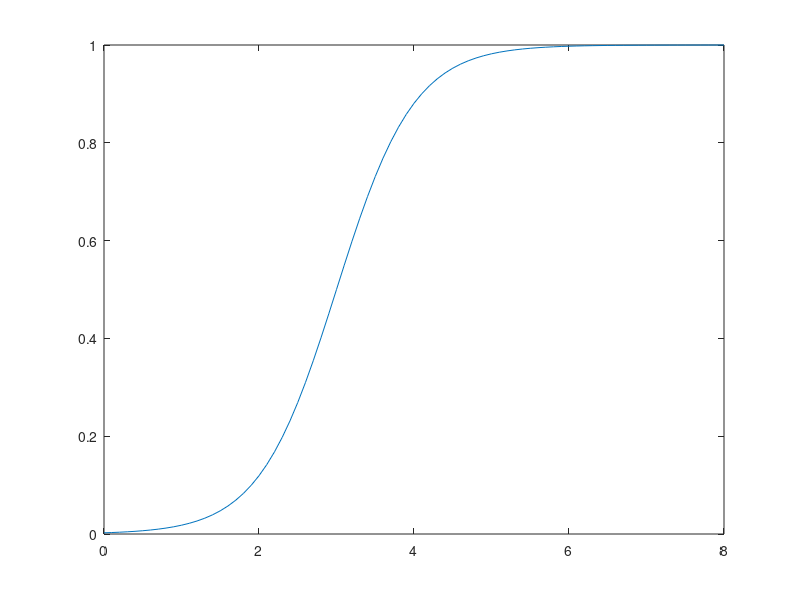
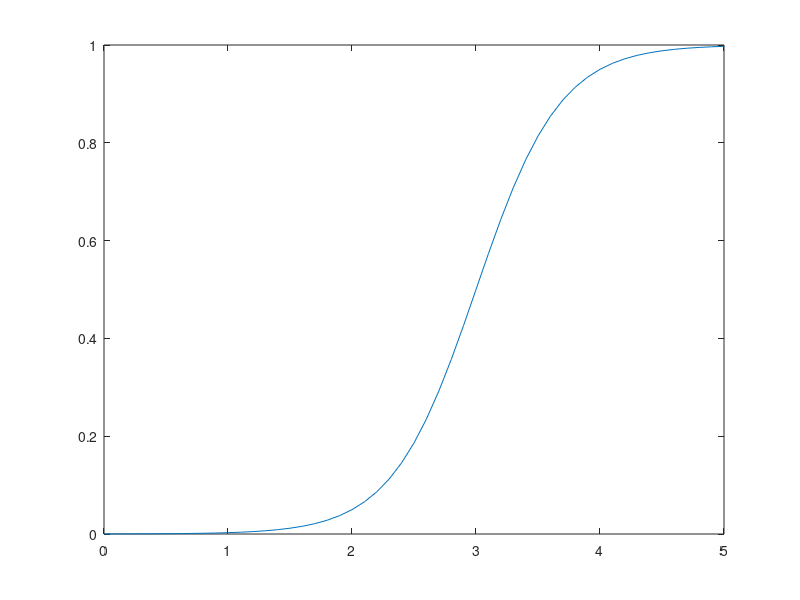
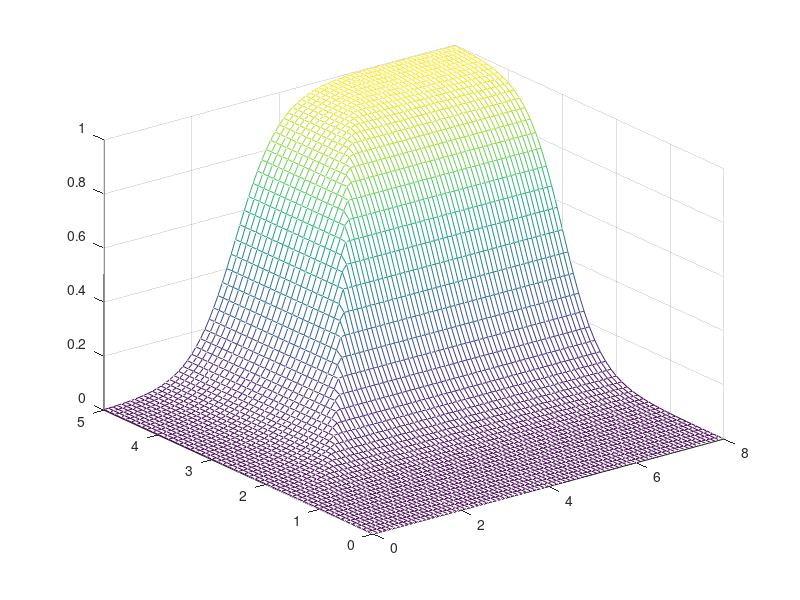
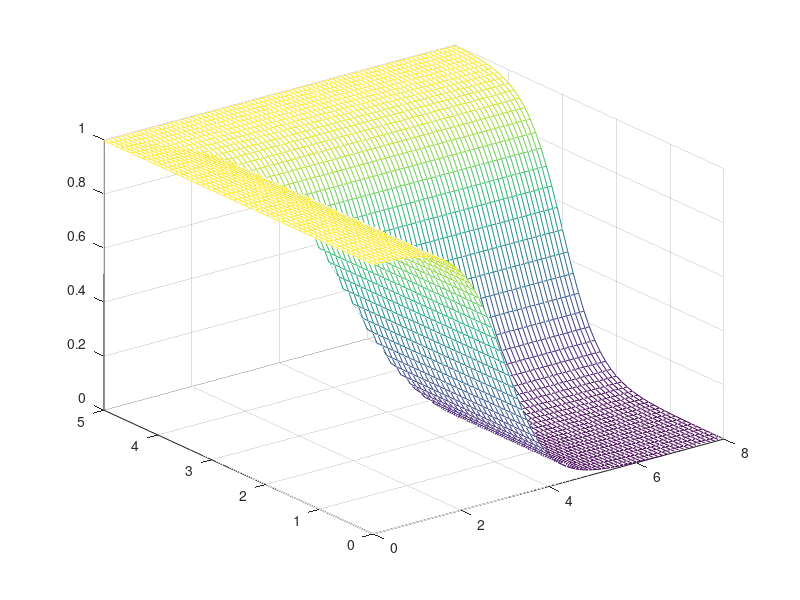

Write MATLAB code to recreate these figures, in order.
clc,clear all, close all
%Si practico mucho entonces paso control
%Horas de practica
x=0:0.1:8;
%Notas
y=0:0.1:5;
%Practicar Mucho
A=sigmf(x,[2,3]);
figure, plot(x,A)
%Notas
B=sigmf(y,[2.95,3]);
figure, plot(y,B)
%Realice en producto cartesiano
for i=1:length(A)
    for j=1:length(B)
        MA(i,j)=min(A(i),B(j));
    end
end
%Definir malla con los intervalos
[X,Y]=meshgrid(x,y);
%Imprimir Malla
figure,mesh(X,Y,MA')
%Realice en Condicional
for i=1:length(A)
    for j=1:length(B)
        MA(i,j)=max(1-A(i),B(j));
    end
end
%Definir malla con los intervalos
[X,Y]=meshgrid(x,y);
%Imprimir Malla
figure,mesh(X,Y,MA')